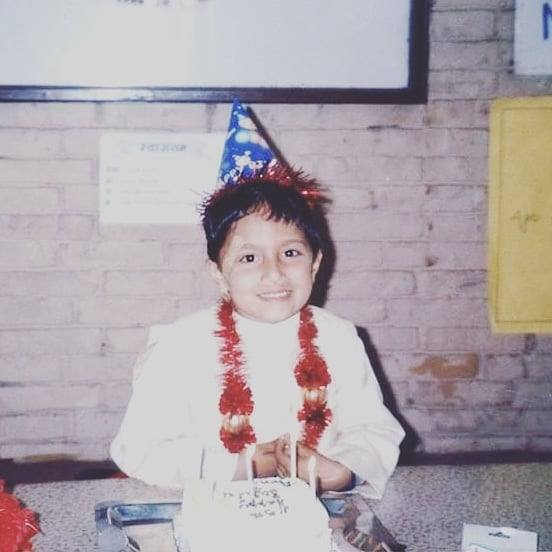
#> input picture Image Processing/final lab/img1.jpg, 552 x 552 px, found by its file name
$ python 6.py
#> lines starting #> are read from the running program, lines starting #| are printed output that depends on the picture
import cv2
import matplotlib.pyplot as plt

# Read an image
img_bgr = cv2.imread('./final lab/img1.jpg', 3)
#> img_bgr is the input picture: shape (552, 552, 3); mean B, G, R 169.8, 164, 173
plt.imshow(img_bgr)
plt.show()

# Histogram plotting of the original image
color = ('b', 'g', 'r')
for i, col in enumerate(color):
    histr = cv2.calcHist([img_bgr], [i], None, [256], [0, 256])
    plt.plot(histr, color=col)
    # Limit X - axis to 256
    plt.xlim([0, 256])
plt.show()
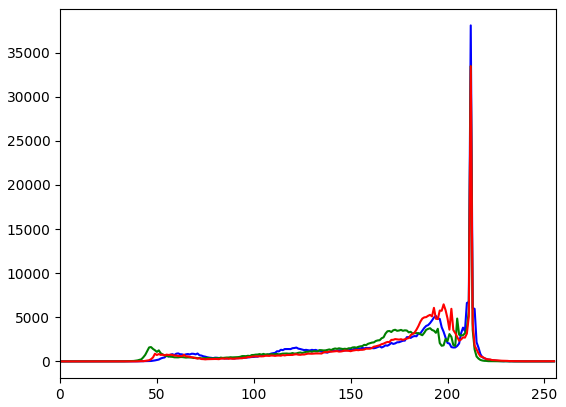
#> figure drawn by matplotlib, 1 panel; curve peaks at x = 212, y = 38094; curve peaks at x = 212, y = 33467; curve peaks at x = 212, y = 33465

# Negate the original image
img_neg = 1 - img_bgr
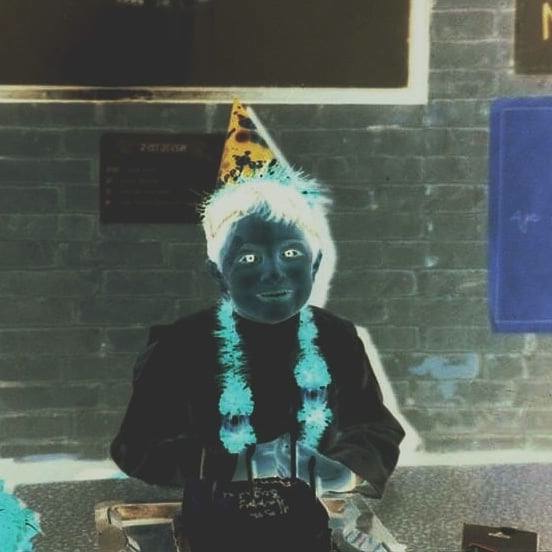
#> img_neg: shape (552, 552, 3); mean B, G, R 87.2, 93, 84
plt.imshow(img_neg)
plt.show()

# Histogram plotting of
# the negative transformed image
color = ('b', 'g', 'r')
for i, col in enumerate(color):
    histr = cv2.calcHist([img_neg], [i], None, [256], [0, 256])
    plt.plot(histr, color=col)
    plt.xlim([0, 256])
plt.show()
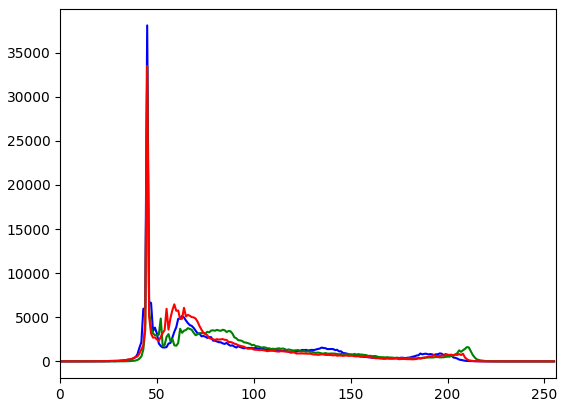
#> figure drawn by matplotlib, 1 panel; curve peaks at x = 45, y = 38094; curve peaks at x = 45, y = 33467; curve peaks at x = 45, y = 33465
